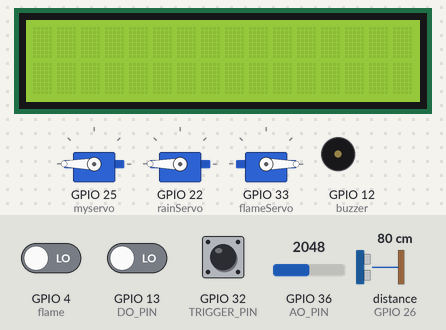
Simulated run of this sketch. Board: ESP32. Shown: 3 × servo, 16×2 character LCD, buzzer (waves = sounding, pin HIGH). Wiring (inferred from the names in the program): ultrasonic range finder: trigger GPIO 27; echo GPIO 26. Inputs (shaded band) come from the test bench; at power-on: distance to the obstacle (sensor on GPIO 26) 80 cm, GPIO 4 (flame) LOW, GPIO 13 (DO_PIN) LOW, GPIO 32 (TRIGGER_PIN) HIGH, GPIO 36 (AO_PIN) = 2048. The echo pulse lasts 58.3 µs per cm; pins used as bus, display or sensor lines are not drawn; what the sketch prints to the serial monitor is not drawn.

Above: at 1.2 s.
1.3 s: distance to the obstacle (sensor on GPIO 26) set to 7 cm
At 2.5 s:
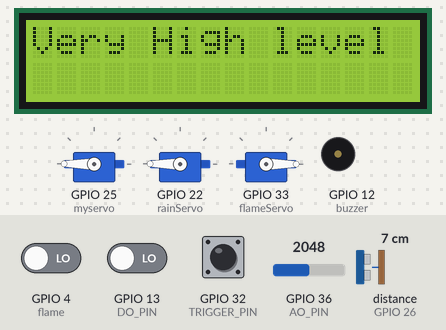
7.6 s: distance to the obstacle (sensor on GPIO 26) set to 4 cm
At 10.4 s:
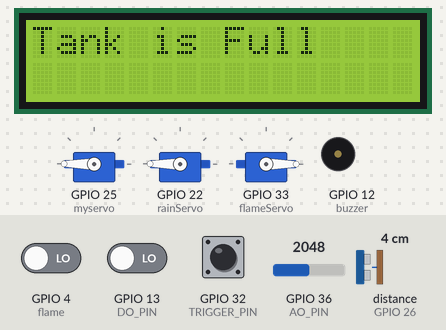
10.8 s: distance to the obstacle (sensor on GPIO 26) set to 18 cm
At 11.3 s:
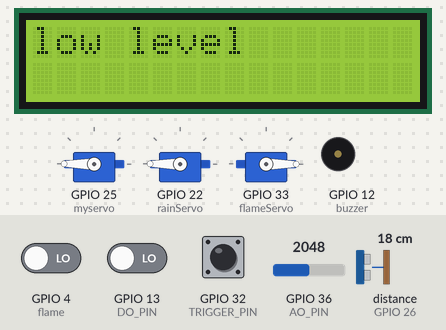
17.1 s: GPIO 4 (flame) driven HIGH
At 18.8 s:
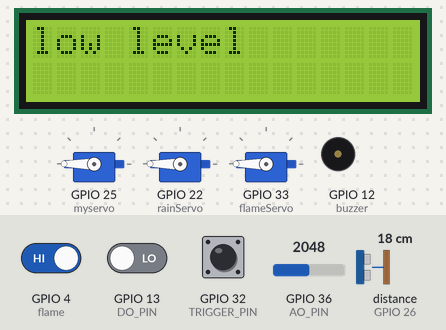
21.7 s: GPIO 13 (DO_PIN) driven HIGH
At 23.1 s:
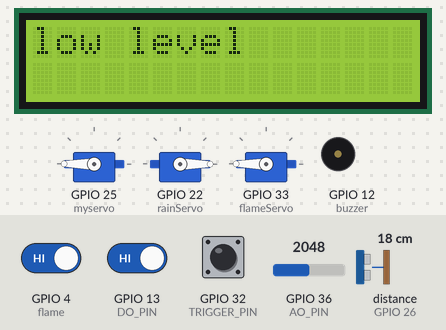
25.8 s: distance to the obstacle (sensor on GPIO 26) set to 2 cm
At 29.7 s:
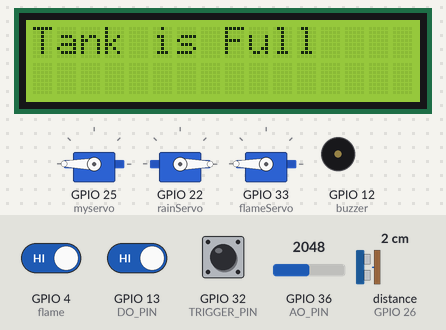
Timing chart, 0 to 31.0 s (numbered marks = the images above; inputs shaded):
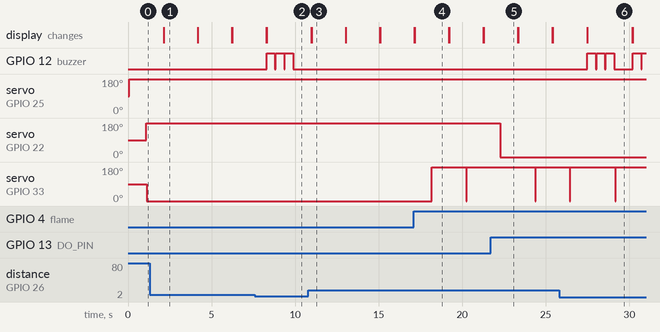

The sketch:

finaaaal.ino
```cpp
#include <Arduino.h>
#include <WiFi.h>
#include <PubSubClient.h>
#include <ESP32Servo.h>
#include <LiquidCrystal.h>
#include <WiFiManager.h>

LiquidCrystal lcd(19, 23, 18, 17, 16, 15);
Servo myservo;  // servo object
Servo rainServo;
Servo flameServo;
#define TRIGGER_PIN 32  //Configuration button
int timeout = 120;

//WiFi
const char *ssid = "Nagham";
const char *password = "12344321";
//MQTT Broker
const char *mqtt_broker = "broker.emqx.io";            // public broker
const char *topic_publish = "emqx/esp32/publish";      // topic esp publish
const char *topic_publish2 = "emqx/esp32/rain";        // topic esp publish
const char *topic_publish3 = "emqx/esp32/flame";       // topic esp publish
const char *topic_subscribe = "emqx/esp32/subscribe";  // topic esp subscribe
const char *mqtt_username = "water";
const char *mqtt_password = "level";
const int mqtt_port = 1883;

WiFiClient espClient;  //WiFi Object
PubSubClient Client(espClient);

#define PIN_TRIG 27
#define PIN_ECHO 26
#define buzzer 12
#define DO_PIN 13  // ESP32's pin GPIO13 connected to DO pin of the rain sensor
#define AO_PIN 36  // ESP32's pin GPIO36 connected to AO pin of the rain sensor
#define flame 4

//The tank maximum hight in cm
float tank_height = 30;

//The indication levels
float Very_Low = (tank_height * 80) / 100;     // 320 ----> 20%
float Low = (tank_height * 60) / 100;          // 240 ----> 40%
float Halfway = (tank_height * 50) / 100;      // 200 ----> 50%
float Almost_full = (tank_height * 40) / 100;  // 160 ----> 60%
float Full = (tank_height * 20) / 100;         // 80 ----> 80%

void setup() {
  Serial.begin(115200);
  WiFi.mode(WIFI_STA);
  pinMode(TRIGGER_PIN, INPUT_PULLUP);
  pinMode(PIN_TRIG, OUTPUT);
  pinMode(PIN_ECHO, INPUT);
  pinMode(buzzer, OUTPUT);
  pinMode(flame, INPUT);
  //wifi_setup();
  Serial.println("After connect MQTT");
  myservo.attach(25);
  rainServo.attach(22);
  flameServo.attach(33);
  Client.subscribe(topic_subscribe);
  Client.setCallback(callback);
  // initialize the Arduino's pin as an input
  pinMode(DO_PIN, INPUT);
  lcd.begin(16, 2);
}

void loop() {
  Client.loop();
  if (digitalRead(TRIGGER_PIN) == LOW) {
    WiFiManager wm;

    //reset settings - for testing
    //wm.resetSettings();

    // set configportal timeout
    wm.setConfigPortalTimeout(timeout);

    if (!wm.startConfigPortal("OnDemandAP")) {
      Serial.println("failed to connect and hit timeout");
      delay(3000);
      //reset and try again, or maybe put it to deep sleep
      ESP.restart();
      delay(5000);
    }

    //if you get here you have connected to the WiFi
    Serial.println("connected...yeey :)");
  }
  // Start a new measurement:
  digitalWrite(PIN_TRIG, HIGH);
  delayMicroseconds(10);
  digitalWrite(PIN_TRIG, LOW);
  water_level();
  rainSensor();
  flameSensor();
  delay(1000);
  lcd.clear();
}

void callback(char *topic, byte *message, unsigned int length) {
  printPayload(topic, message, length);
}

void printPayload(char *topic, byte *message, unsigned int length) {
  //printing recieved message
  Serial.print("Message recieved on topic: ");
  Serial.print(topic);
  String messageTemp;
  for (int i = 0; i < length; i++) {
    messageTemp += (char)message[i];
  }
  Serial.println(messageTemp);
  if (String(topic) == "emqx/esp32/subscribe") {  /// esp32 subscribe topic //0,50,100
    int status = messageTemp.toInt();
    //int pos = map(status, 1, 100, 0, 180);//100
    Serial.println(status);
    myservo.write(status);
    delay(15);
  }
}

void wifi_setup() {
  //Connecting to WiFi network
  WiFi.begin(ssid, password);
  while (WiFi.status() != WL_CONNECTED) {
    delay(500);
    Serial.println("Connecting to WiFi..");
  }
  Serial.println("Connected to the WiFi network");
  //utilize pubsubClient to establish a connection with the MQTT broker
  //connecting to a MQTT broker
  Serial.println("Before connect to MQTT");
  //broker configuration
  Client.setServer(mqtt_broker, mqtt_port);
  while (!Client.connected()) {
    String client_id = "esp32.client";
    client_id += String(WiFi.macAddress());
    // esp32.id -----> esp32.client.macaddress
    //variable.C_str() -----> char [] = string
    Serial.printf("The client %s connects to the public MQTT broker\n", client_id.c_str());
    if (Client.connect(client_id.c_str(), mqtt_username, mqtt_password)) {
      Serial.println("Public MQTT broker connected");
    } else {
      Serial.print("failed with state ");
      Serial.print(Client.state());
      delay(2000);
    }
  }
}

void water_level() {
  // Read the result:
  int duration = pulseIn(PIN_ECHO, HIGH);
  Serial.print("Distance in CM: ");
  Serial.println(duration / 58);
  int distance = duration / 58;
  double percentage = ((tank_height - distance) * 100.0) / tank_height;
  if (0 < percentage < 100) {
    char payload[10];
    sprintf(payload, "%f", percentage);
    Client.publish(topic_publish, payload);
  }
  if(0 < percentage < 10){
    myservo.write(180);
    delay(15);
  }
  else if(90 < percentage < 100){
    myservo.write(0);
    delay(15);
  }

  if (distance >= tank_height) {
    delay(1000);
  } else if (Very_Low <= distance) {
    Serial.println("Very low level");
    Serial.print("Percentage is: ");
    Serial.print(percentage);
    Serial.println("%");
    lcd.setCursor(0, 0);
    lcd.print("Very low level");
    for (int i = 0; i < 3; i++) {
      digitalWrite(buzzer, HIGH);  // Turn on the buzzer
      delay(500);
      digitalWrite(buzzer, LOW);  // Turn off the buzzer
      delay(50);
    }

  } else if (Low <= distance && Very_Low > distance) {

    Serial.println("low level");
    Serial.print("Percentage is: ");
    Serial.print(percentage);
    Serial.println("%");
    lcd.setCursor(0, 0);
    lcd.print("low level");
    delay(1000);
  } else if (Halfway <= distance && Low > distance) {

    Serial.println("Halfway");
    Serial.print("Percentage is: ");
    Serial.print(percentage);
    Serial.println("%");
    lcd.setCursor(0, 0);
    lcd.print("Halfway");
    delay(1000);
  } else if (Almost_full <= distance && Halfway > distance) {

    Serial.println("High level");
    Serial.print("Percentage is: ");
    Serial.print(percentage);
    Serial.println("%");
    lcd.setCursor(0, 0);
    lcd.print("High level");
    delay(1000);
  } else if (Full <= distance && Almost_full > distance) {

    Serial.println("Very High level");
    Serial.print("Percentage is: ");
    Serial.print(percentage);
    Serial.println("%");
    lcd.setCursor(0, 0);
    lcd.print("Very High level");
    delay(1000);
  } else if (Full >= distance) {

    Serial.println("Tank is Full");
    Serial.print("Percentage is: ");
    Serial.print(percentage);
    Serial.println("%");
    lcd.setCursor(0, 0);
    lcd.print("Tank is Full");
    for (int i = 0; i < 3; i++) {
      digitalWrite(buzzer, HIGH);  // Turn on the buzzer
      delay(500);
      digitalWrite(buzzer, LOW);  // Turn off the buzzer
      delay(50);
    }
  }
}

void rainSensor() {
  int rain_state = digitalRead(DO_PIN);
  if (rain_state == HIGH) {
    Serial.println("The rain is NOT detected");
    rainServo.write(0);
    Client.publish(topic_publish2, "There is no rain detected");
    delay(15);
  } else {
    Serial.println("The rain is detected");
    rainServo.write(180);
    Client.publish(topic_publish2, "Rain is detected");
    delay(15);
  }
  int rain_value = analogRead(AO_PIN);
  Serial.println(rain_value);  // print out the analog value
}

void flameSensor() {
  int output = digitalRead(flame);
  Client.publish(topic_publish3, "NO FIRE DETECTED");
  flameServo.write(0);
  delay(15);
  if (output == 1) {
    Serial.print("FIRE DETECTED!");
    Client.publish(topic_publish3, "FIRE DETECTED!");
    flameServo.write(180);
    delay(15);
  }
}
```

Measured:
- the behaviour switches between 6 and 5 cm on distance to the obstacle (sensor on GPIO 26) (found by bisection; images 1 and 2)
- after the input at 1.3 s, the display: changes after 0.84 s (image 1)
- after the input at 7.6 s, GPIO 12 (buzzer): alternates HIGH for 0.50 s and LOW for 0.05 s, starting after 0.69 s; the display: first differs from a run without the input after 0.69 s (image 2)
- after the input at 10.8 s, GPIO 12 (buzzer): stops changing and stays LOW; the display: first differs from a run without the input after 0.19 s (image 3)
- after the input at 17.1 s, servo on GPIO 33 (flameServo): 0° → 180° after 1.1 s
- after the input at 21.7 s, servo on GPIO 22 (rainServo): 180° → 0° after 0.59 s
- after the input at 25.8 s, servo on GPIO 33 (flameServo): 180° → 0° after 3.4 s, → 180° 0.03 s later; the display: first differs from a run without the input after 1.7 s (image 6)
